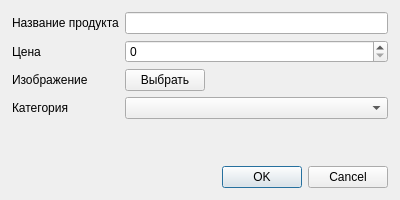
<?xml version="1.0" encoding="UTF-8"?>
<ui version="4.0">
 <class>ProductDialog</class>
 <widget class="QDialog" name="ProductDialog">
  <property name="geometry">
   <rect>
    <x>0</x>
    <y>0</y>
    <width>400</width>
    <height>200</height>
   </rect>
  </property>
  <property name="windowTitle">
   <string>Dialog</string>
  </property>
  <property name="modal">
   <bool>true</bool>
  </property>
  <layout class="QVBoxLayout" name="verticalLayout">
   <property name="leftMargin">
    <number>12</number>
   </property>
   <property name="topMargin">
    <number>12</number>
   </property>
   <property name="rightMargin">
    <number>12</number>
   </property>
   <property name="bottomMargin">
    <number>12</number>
   </property>
   <item>
    <layout class="QFormLayout" name="formLayout">
     <property name="labelAlignment">
      <set>Qt::AlignJustify|Qt::AlignVCenter</set>
     </property>
     <property name="formAlignment">
      <set>Qt::AlignJustify|Qt::AlignTop</set>
     </property>
     <item row="0" column="0">
      <widget class="QLabel" name="label">
       <property name="text">
        <string>Название продукта</string>
       </property>
      </widget>
     </item>
     <item row="0" column="1">
      <widget class="QLineEdit" name="nameEdit">
       <property name="minimumSize">
        <size>
         <width>200</width>
         <height>0</height>
        </size>
       </property>
      </widget>
     </item>
     <item row="2" column="0">
      <widget class="QLabel" name="label_3">
       <property name="text">
        <string>Изображение</string>
       </property>
      </widget>
     </item>
     <item row="2" column="1">
      <layout class="QHBoxLayout" name="horizontalLayout">
       <item>
        <widget class="QPushButton" name="choiceFileButton">
         <property name="text">
          <string>Выбрать</string>
         </property>
        </widget>
       </item>
       <item>
        <widget class="QLineEdit" name="choisenFIleName">
         <property name="enabled">
          <bool>true</bool>
         </property>
         <property name="autoFillBackground">
          <bool>false</bool>
         </property>
         <property name="styleSheet">
          <string notr="true">background: transparent; border: 0;</string>
         </property>
         <property name="frame">
          <bool>true</bool>
         </property>
         <property name="readOnly">
          <bool>true</bool>
         </property>
        </widget>
       </item>
      </layout>
     </item>
     <item row="1" column="0">
      <widget class="QLabel" name="label_2">
       <property name="text">
        <string>Цена</string>
       </property>
      </widget>
     </item>
     <item row="1" column="1">
      <widget class="QSpinBox" name="priceSpinBox">
       <property name="minimumSize">
        <size>
         <width>150</width>
         <height>0</height>
        </size>
       </property>
       <property name="maximum">
        <number>999999999</number>
       </property>
      </widget>
     </item>
     <item row="3" column="0">
      <widget class="QLabel" name="label_4">
       <property name="text">
        <string>Категория</string>
       </property>
      </widget>
     </item>
     <item row="3" column="1">
      <widget class="QComboBox" name="categoryComboBox">
       <property name="minimumSize">
        <size>
         <width>200</width>
         <height>0</height>
        </size>
       </property>
      </widget>
     </item>
    </layout>
   </item>
   <item>
    <widget class="QDialogButtonBox" name="buttonBox">
     <property name="enabled">
      <bool>true</bool>
     </property>
     <property name="acceptDrops">
      <bool>false</bool>
     </property>
     <property name="orientation">
      <enum>Qt::Horizontal</enum>
     </property>
     <property name="standardButtons">
      <set>QDialogButtonBox::Cancel|QDialogButtonBox::Ok</set>
     </property>
     <property name="centerButtons">
      <bool>false</bool>
     </property>
    </widget>
   </item>
  </layout>
 </widget>
 <resources/>
 <connections>
  <connection>
   <sender>buttonBox</sender>
   <signal>accepted()</signal>
   <receiver>ProductDialog</receiver>
   <slot>accept()</slot>
   <hints>
    <hint type="sourcelabel">
     <x>248</x>
     <y>254</y>
    </hint>
    <hint type="destinationlabel">
     <x>157</x>
     <y>274</y>
    </hint>
   </hints>
  </connection>
  <connection>
   <sender>buttonBox</sender>
   <signal>rejected()</signal>
   <receiver>ProductDialog</receiver>
   <slot>reject()</slot>
   <hints>
    <hint type="sourcelabel">
     <x>316</x>
     <y>260</y>
    </hint>
    <hint type="destinationlabel">
     <x>286</x>
     <y>274</y>
    </hint>
   </hints>
  </connection>
 </connections>
</ui>
